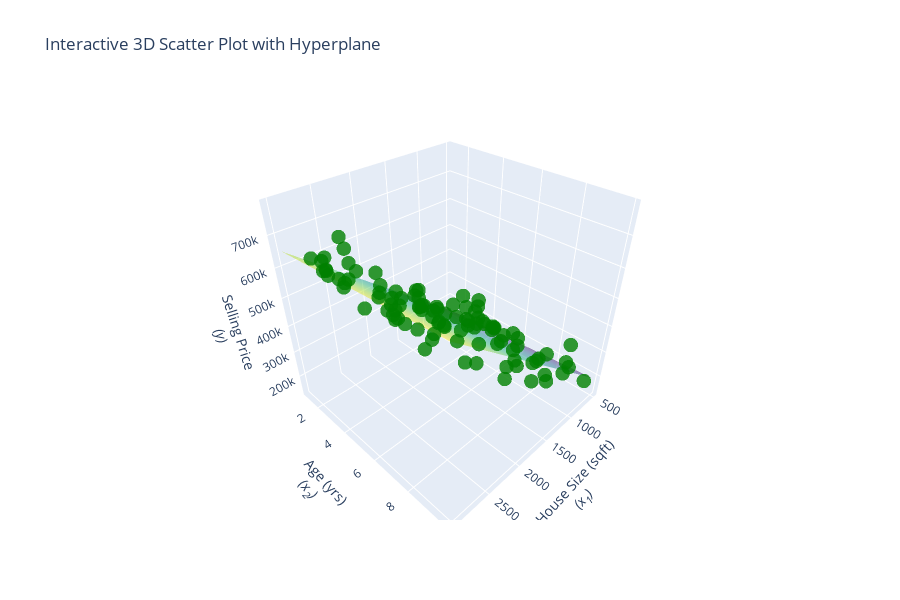

This figure's notebook cell:
### Markdown cell above
If we plot this equation in our 3D scatterplot, we essentially get a hyperplane.

### Code cell
# Get the model parameters
w = [model.intercept_, model.coef_[0], model.coef_[1]]

# Create a trace for the hyperplane
x_range = np.linspace(min(x1_data), max(x1_data), 10)
y_range = np.linspace(min(x2_data), max(x2_data), 10)
X_range, Y_range = np.meshgrid(x_range, y_range)
Z_range = w[0] + w[1] * X_range + w[2] * Y_range

trace_hyperplane = go.Surface(
    x=X_range,
    y=Y_range,
    z=Z_range,
    opacity=0.5,
    colorscale='Viridis',
    showscale=False,
    hovertemplate='<b>x1:</b> %{x:.2f}<br><b>x2:</b> %{y:.2f}<br><b>y:</b> %{z:.2f}',
)

# Create a trace for the data points
trace_data = go.Scatter3d(
    x=x1_data,
    y=x2_data,
    z=y_data,
    mode='markers',
    marker=dict(
        size=5,
        color='green',                
        opacity=0.8
    ),
    hovertemplate='<b>x1:</b> %{x:.2f}<br><b>x2:</b> %{y:.2f}<br><b>y:</b> %{z:.2f}'
)

# Assign a name to the trace
trace_data.name = 'Data'

# Layout
layout = go.Layout(
    scene=dict(
        xaxis=dict(title='House Size (sqft)<br>          <i>(x<sub>1</sub>)</i>'),    
        yaxis=dict(title='Age (yrs)<br>   <i>(x<sub>2</sub>)</i>'),    
        zaxis=dict(title='Selling Price<br>        <i>(y)</i>'),      
    ),
    title='Interactive 3D Scatter Plot with Hyperplane',
    width=900,
    height=600,
)

# Create figure
fig = go.Figure(data=[trace_hyperplane, trace_data], layout=layout)

# Show interactive plot
pio.show(fig)
